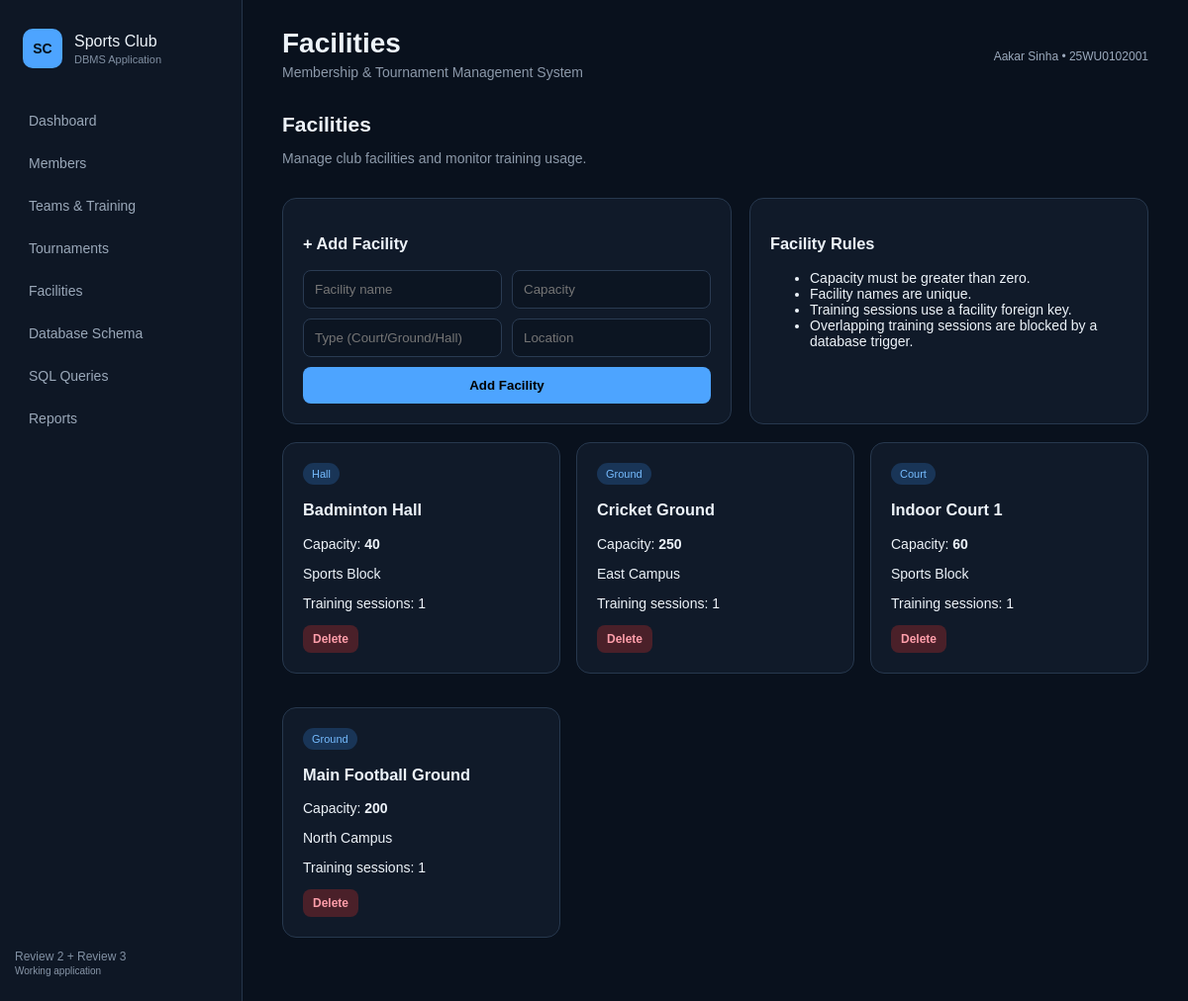
Screenshot of /facilities with the database file from the repository.
### tables this page shows
CREATE TABLE facility (
    facility_id INTEGER PRIMARY KEY AUTOINCREMENT,
    name TEXT NOT NULL UNIQUE,
    capacity INTEGER NOT NULL CHECK(capacity > 0),
    type TEXT NOT NULL,
    location TEXT NOT NULL
);

### app.py (the view)
@app.route("/facilities")
def facilities():
    con=get_db()
    rows=con.execute("""SELECT f.*,COUNT(ts.training_id) sessions FROM facility f LEFT JOIN training_session ts
        ON ts.facility_id=f.facility_id GROUP BY f.facility_id ORDER BY f.name""").fetchall()
    con.close(); return render_template("facilities.html",facilities=rows)

### app.py (called while the page is built)
def get_db():
    con=sqlite3.connect(DB)
    con.row_factory=sqlite3.Row
    con.execute("PRAGMA foreign_keys=ON")
    return con

### templates/facilities.html
{% extends "base.html" %}{% block title %}Facilities{% endblock %}{% block content %}
<div class="toolbar"><div><h2>Facilities</h2><p>Manage club facilities and monitor training usage.</p></div></div>
<div class="grid2"><div class="card"><h3>+ Add Facility</h3><form method="post" action="{{url_for('add_facility')}}" class="form">
<input name="name" placeholder="Facility name" required><input name="capacity" type="number" min="1" placeholder="Capacity" required>
<input name="type" placeholder="Type (Court/Ground/Hall)" required><input name="location" placeholder="Location" required>
<button class="primary">Add Facility</button></form></div>
<div class="card"><h3>Facility Rules</h3><ul><li>Capacity must be greater than zero.</li><li>Facility names are unique.</li><li>Training sessions use a facility foreign key.</li><li>Overlapping training sessions are blocked by a database trigger.</li></ul></div></div>
<div class="cards3">{% for f in facilities %}<div class="card"><span class="tag">{{f.type}}</span><h3>{{f.name}}</h3><p>Capacity: <b>{{f.capacity}}</b></p><p>{{f.location}}</p><p>Training sessions: {{f.sessions}}</p><form method="post" action="{{url_for('delete_facility',facility_id=f.facility_id)}}" onsubmit="return confirm('Delete facility?')"><button class="danger">Delete</button></form></div>{% endfor %}</div>{% endblock %}

### static/style.css (style rules this page uses)
* { box-sizing:border-box }
body { margin:0;background:#09111d;color:#edf3f9;font:14px Arial,sans-serif;display:flex;min-height:100vh }
.stats,.cards3 { display:grid;grid-template-columns:repeat(4,1fr);gap:16px;margin-bottom:18px }
.cards3 { grid-template-columns:repeat(3,1fr) }
.grid2 { display:grid;grid-template-columns:1fr 1fr;gap:18px }
.card { background:#101a29;border:1px solid #27384e;border-radius:14px;padding:20px;margin-bottom:18px }
.toolbar { display:flex;justify-content:space-between;align-items:center;margin-bottom:18px }
.toolbar h2 { margin:0 }
.toolbar p { color:#8d9aaa }
.toolbar button,button { background:#4da4ff;border:0;padding:11px 15px;border-radius:8px;font-weight:bold;cursor:pointer }
.form { display:grid;grid-template-columns:1fr 1fr;gap:10px }
.form input,.form select { background:#0c1522;color:white;border:1px solid #2a3b52;padding:11px;border-radius:8px }
.form .primary { grid-column:1/-1 }
.primary { background:#4da4ff!important }
.danger { background:#4a2029!important;color:#ff9eaa!important;padding:7px 10px!important;font-size:12px }
.pill,.tag { display:inline-block;padding:5px 9px;border-radius:999px;background:#143c2c;color:#75e3ac;font-size:11px }
.tag { background:#193557;color:#76bcff }

### rows the page displays
facility: type "Hall", name "Badminton Hall", capacity "40", location "Sports Block", sessions "1"
facility: type "Ground", name "Cricket Ground", capacity "250", location "East Campus", sessions "1"
facility: type "Court", name "Indoor Court 1", capacity "60", location "Sports Block", sessions "1"
facility: type "Ground", name "Main Football Ground", capacity "200", location "North Campus", sessions "1"
